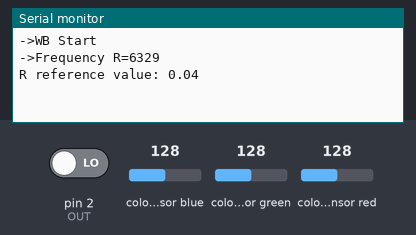
Bench run of a sketch on a simulated Arduino Uno, built with avr-gcc and run on an emulated ATmega328P. Shown: the last lines printed to the serial monitor. Wiring (inferred from the names in the program): TCS3200 colour sensor: output pin 2; S2 pin 4; S3 pin 3. The inputs (shaded band) are chosen by the test bench; at power-on: colour sensor blue 128, colour sensor green 128, colour sensor red 128, pin 2 (OUT) LOW.

Above: at 1.2 s.
1.3 s: colour sensor blue set to 5
At 1.82 s:
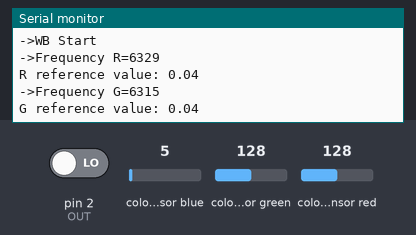
3.0 s: colour sensor green set to 5
At 3.32 s:
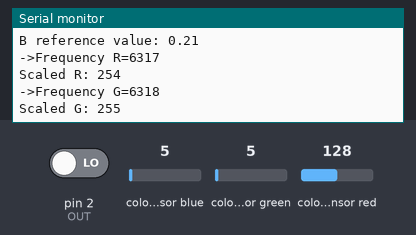
5.0 s: colour sensor red set to 5
At 5.32 s:
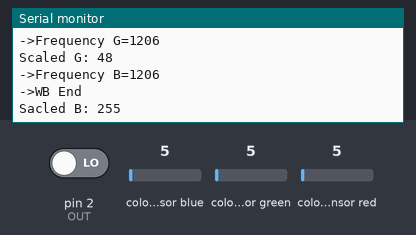
Timing chart, 0 to 8.0 s (numbered marks = the images above; inputs shaded):
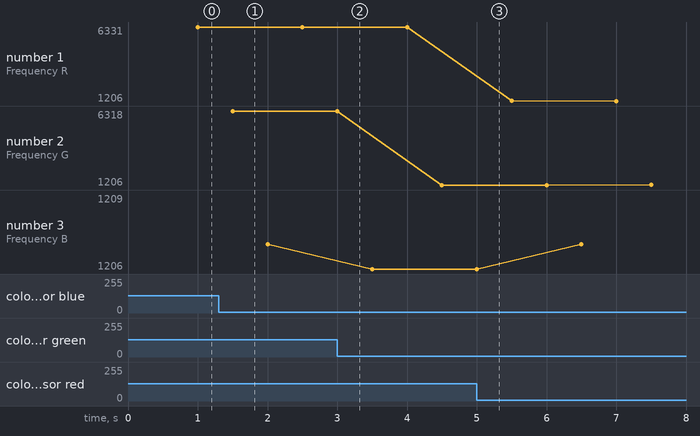

Measured:
- plotted number 3: 1206 → 1209 after the input at 5.0 s

The sketch:

tsc3200.ino
```cpp
#include <timer.h>  // https://github.com/contrem/arduino-timer
#define S0     6    // The stronger the reflected light from the surface of the object, the higher the square wave frequency generated by the built-in oscillator of the TCS3002D.
#define S1     5    // The combination of S0 and S1 determines the output signal frequency scale factor, and the scale factor is 2%.
                    // The ratio factor is the ratio of the output signal frequency of the TCS3200 sensor OUT pin to its built-in oscillator frequency.

#define S2     4    // The combination of S2 and S3 determines which red, green, and blue rays pass through the filter.
#define S3     3
#define OUT     2   // The TCS3200 color sensor output signal is connected to the Arduino interrupt 0 pin and triggers a pulse signal interrupt.
                    // Record the number of pulses of the TCS3200 output signal in the interrupt function

int   g_count = 0;  // Calculate the number of pulses corresponding to the reflected light intensity of the TCS3200 color sensor output signal
                    // The array is used to store the number of pulses of the TCS3200 output signal within 1 s. It is multiplied by the RGB scale factor to be the RGB standard value.
int   g_array[3];
int   g_flag = 0;   // Filter mode selection sequence flag
float g_SF[3];      // Converts the number of pulses from the TCS3200 output signal to the RGB scale factor of the RGB standard value

auto timer = timer_create_default();

void TSC_Init()
{
  // Set the scale factor of the built-in oscillator square wave frequency of the TCS3002D to its output signal frequency to be 2%.
  /*
  pinMode(S0, OUTPUT);
  pinMode(S1, OUTPUT);
  digitalWrite(S0, LOW);
  digitalWrite(S1, HIGH);
  */

  // Initialize the input and output modes of each control pin of the TSC3200
  pinMode(S2, OUTPUT);
  pinMode(S3, OUTPUT);
  pinMode(OUT, INPUT);
}

// Select the filter mode and decide which red, green, and blue light will pass through the filter.
void TSC_FilterColor(int Level01, int Level02)
{
  if(Level01 != 0)
    Level01 = HIGH;

  if(Level02 != 0)
    Level02 = HIGH;

  digitalWrite(S2, Level01);
  digitalWrite(S3, Level02);
}

// Interrupt function, calculate the number of pulses of the TCS3200 output signal
void TSC_Count()
{
  g_count ++ ;
}

// The timer interrupt function, after every 1 s interrupt, the red, green and blue light of the time is passed through the filter.
// The number of TCS3200 output signal pulses is stored in the corresponding element variable of the array g_array[3].
void TSC_Callback()
{
  switch(g_flag)
  {
    case 0:
         Serial.println("->WB Start");
         TSC_WB(LOW, LOW);  // Select the mode that lets red light pass through the filter
         break;
    case 1:
         Serial.print("->Frequency R=");
         Serial.println(g_count); // The number of pulses output by the TCS3200 when the red light in 1s passes through the filter.
         g_array[0] = g_count;  // The number of pulses output by the TCS3200 when the red light in 1s is passed through the filter

         if(g_SF[0] == 0) {
          g_SF[0] = 255.0/ g_array[0];     // Red light scale factor
          Serial.print("R reference value: ");
          Serial.println(g_SF[0]);
         } else {
          Serial.print("Scaled R: ");
          Serial.println(int(g_array[0] * g_SF[0]));
         }

         TSC_WB(HIGH, HIGH);   // Select the mode that lets green light pass through the filter
         break;
    case 2:
         Serial.print("->Frequency G=");
         Serial.println(g_count);  // The number of pulses output by the TCS3200 when the green light in 1s passes through the filter.
         g_array[1] = g_count;   // The number of pulses output by the TCS3200 when the green light in 1s is passed through the filter

         if(g_SF[1] == 0) {
          g_SF[1] = 255.0/ g_array[1] ;   // Green light scale factor
          Serial.print("G reference value: ");
          Serial.println(g_SF[1]);
         } else {
          Serial.print("Scaled G: ");
          Serial.println(int(g_array[1] * g_SF[1]));
         }

         TSC_WB(LOW, HIGH);      // Select the mode that lets blue light pass through the filter
         break;
    case 3:
         Serial.print("->Frequency B=");
         Serial.println(g_count); // The number of pulses output by the TCS3200 when the blue light in 1s passes through the filter.
         Serial.println("->WB End");
         g_array[2] = g_count;// The number of pulses output by the TCS3200 when the blue light in 1s is passed through the filter

         if(g_SF[2] == 0) {
          g_SF[2] = 255.0/ g_array[2] ;  // Blue light scale factor
          Serial.print("B reference value: ");
          Serial.println(g_SF[2]);
         } else {
          Serial.print("Sacled B: ");
          Serial.println(int(g_array[2] * g_SF[2]));
         }

         // TSC_WB(HIGH, LOW);  // Select the mode that no light pass through the filter
         g_flag = 0;
         TSC_WB(LOW, LOW);  // Select the mode that lets red light pass through the filter
         break;
   default:
         g_flag = 0;
         g_count = 0; // Count value is cleared
         break;
  }
}

// Set the flag for how to process data when the red, green, and blue lights in the reflected light pass through the filter respectively.
//This function is called by TSC_Callback( )
void TSC_WB(int Level0, int Level1)
{
  g_count = 0; // Count value is cleared
  g_flag ++;  // Output signal count flag
  TSC_FilterColor(Level0, Level1); //flitter mode
}

void setup()
{
  TSC_Init();
  Serial.begin(9600); // Set baud rate
  timer.every(500, TSC_Callback);
  attachInterrupt(digitalPinToInterrupt(OUT), TSC_Count, RISING); // Set the upper edge of the TCS3200 output signal to trigger the interrupt. The interrupt call function is TSC_Count().
}

void loop()
{
   timer.tick();
}
```
